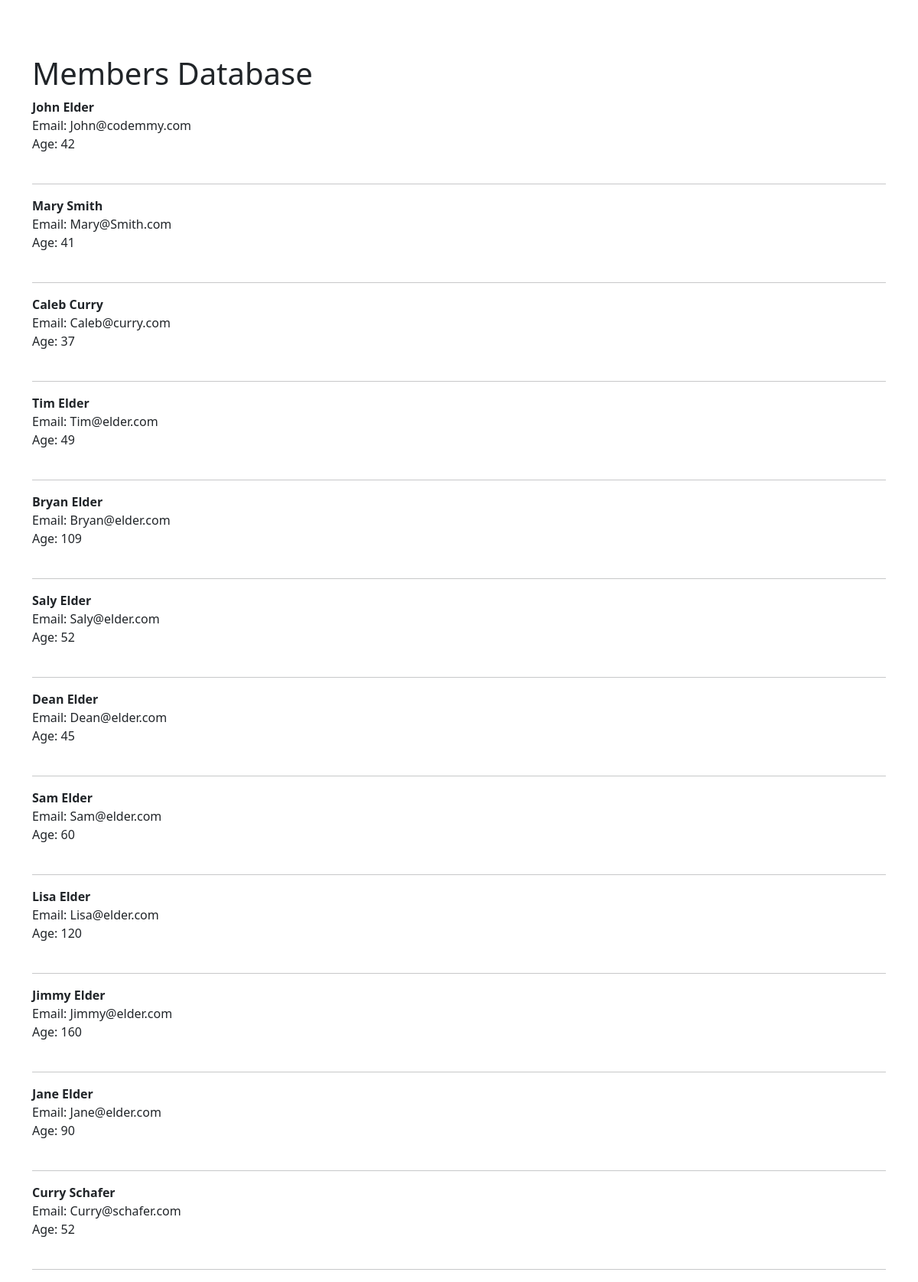
The page / on the database its author committed.
### website/models.py (models this page shows)
class Member(models.Model):
 fname = models.CharField(max_length = 50)
 lname = models.CharField(max_length = 100)
 email = models.EmailField(max_length = 100)
 password = models.CharField(max_length = 50)
 age = models.IntegerField()
 def __str__ (self):
  return self.fname + " " + self.lname

### website/views.py (the view)
# urls.py: 2. Add a URL to urlpatterns:  path('', views.home, name='home')
def home(request):
 all_members = Member.objects.all()
 return render(request, 'home.html', {'all': all_members}) # here we assign the all_member with the reference name 'all' to be used in the jinger html code snippet

### website/templates/home.html
{% extends 'base.html' %} {% block content %}
<h1>Members Database</h1>
{% for item in all %}
<strong>{{ item }}</strong><br />
Email: {{item.email}}
<br />
Age: {{item.age}}
<br />
<br />
<hr />
{% endfor %} {% endblock %}

### website/templates/base.html (shortened to what this page needs)
<!DOCTYPE html>
<html lang="en">
  <head>
    <link
      href="https://cdn.jsdelivr.net/npm/bootstrap@5.3.2/dist/css/bootstrap.min.css"
      rel="stylesheet"
    />
  </head>
  <body>
    <br />
    <div class="container">
      <br /><br />
      {% block content %} {% endblock %}
    </div>
  </body>
</html>

### rows shown on the page
Member: fname+lname "John Elder", email "John@codemmy.com", age "42"
Member: fname+lname "Mary Smith", email "Mary@Smith.com", age "41"
Member: fname+lname "Caleb Curry", email "Caleb@curry.com", age "37"
Member: fname+lname "Tim Elder", email "Tim@elder.com", age "49"
Member: fname+lname "Bryan Elder", email "Bryan@elder.com", age "109"
Member: fname+lname "Saly Elder", email "Saly@elder.com", age "52"
Member: fname+lname "Dean Elder", email "Dean@elder.com", age "45"
Member: fname+lname "Sam Elder", email "Sam@elder.com", age "60"
Member: fname+lname "Lisa Elder", email "Lisa@elder.com", age "120"
Member: fname+lname "Jimmy Elder", email "Jimmy@elder.com", age "160"
Member: fname+lname "Jane Elder", email "Jane@elder.com", age "90"
Member: fname+lname "Curry Schafer", email "Curry@schafer.com", age "52"
